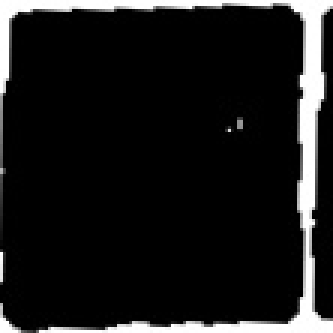
#> input picture phase1_digits/font_1/test_7/tile_0_1.jpg, 111 x 111 px, given in place of 6978422072_33ac92fe1a_b.jpg, which was not available (shown 3 times larger)
$ jupyter execute --allow-errors salama_phase1.ipynb   (shell and % lines are left out)   (text cells are left out)
#> lines starting #> are read from the running program, lines starting #| are printed output that depends on the picture; after the words box and inside, x2 and y2 are one past the last pixel; in counts of white or black regions, pixels touching at a corner belong together; pictures that were not available may be replaced by others from this repository, and a replacement may not be noted
[cell 1]
import cv2
import urllib
import numpy as np
import matplotlib.pyplot as plt

[cell 2]
# Switch between the following two samples if you want to see different examples
req = urllib.request.urlopen('https://live.staticflickr.com/8027/6978422072_33ac92fe1a_b.jpg')
# req = urllib.request.urlopen('https://sources.roboflow.com/dcbM99GUgvVCEMo4F2rq8vaVApB2/DSJGI2e7g77XqctWIGQG/original.jpg')
arr = np.asarray(bytearray(req.read()), dtype=np.uint8)
img = cv2.imdecode(arr, -1) # 'Load it as it is'
#> img is the input picture: shape (111, 111); min 0, max 255, mean 27.1
img_rgb = cv2.cvtColor(img, cv2.COLOR_BGR2RGB)

[cell 3]
plt.imshow(img_rgb);

[cell 4]
img_gray = cv2.cvtColor(img_rgb, cv2.COLOR_RGB2GRAY)
plt.imshow(img_gray, cmap="gray");

[cell 5]
img_gray_threshed = cv2.adaptiveThreshold(src=img_gray,
    maxValue=255,
    adaptiveMethod=cv2.ADAPTIVE_THRESH_GAUSSIAN_C,
    thresholdType=cv2.THRESH_BINARY_INV,
    blockSize=111,
    C=5
)
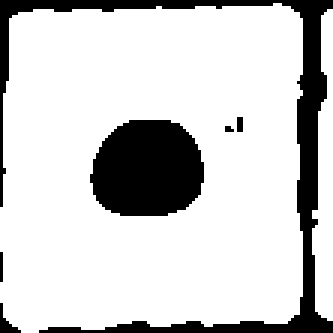
#> img_gray_threshed: shape (111, 111) (shown 3 times larger); 80.5% white; 6 black regions (3 under 20 px), largest, box (x1, y1, x2, y2) and area: (0, 0, 111, 111) 1350, (30, 40, 68, 72) 997, (0, 101, 7, 111) 27
plt.imshow(img_gray_threshed, cmap="gray");

[cell 6]
# Detect lines that are not smaller in length than:
minLineLength = min(img_gray_threshed.shape[0],img_gray_threshed.shape[1])/2
#> minLineLength = 55.5

lines = cv2.HoughLinesP(
    image=img_gray_threshed,
    rho=1,
    theta=np.pi/180,
    threshold=200,
    minLineLength=minLineLength,
    maxLineGap=17
)
#> lines = None

tmp_img = np.zeros_like(img_gray_threshed, dtype = np.uint8)
#> (the rest of this cell did not finish here and is left out)

[cell 7]
tmp_img2 = np.zeros_like(img_gray_threshed, dtype = np.uint16)

def angle_between_lines(line1, line2):
    l1x1, l1y1, l1x2, l1y2 = line1
    l2x1, l2y1, l2x2, l2y2 = line2
    a1 = np.rad2deg(np.arctan2(l1y2 - l1y1, l1x2 - l1x1))
    a2 = np.rad2deg(np.arctan2(l2y2 - l2y1, l2x2 - l2x1))
    return np.abs(a1 - a2)

def intersection_point(line1, line2):
    # https://en.wikipedia.org/wiki/Line%E2%80%93line_intersection
    l1x1, l1y1, l1x2, l1y2 = line1
    l2x1, l2y1, l2x2, l2y2 = line2
    nx = (l1x1*l1y2-l1y1*l1x2)*(l2x1-l2x2)-(l2x1*l2y2-l2y1*l2x2)*(l1x1-l1x2)
    ny = (l1x1*l1y2-l1y1*l1x2)*(l2y1-l2y2)-(l2x1*l2y2-l2y1*l2x2)*(l1y1-l1y2)
    d = (l1x1-l1x2)*(l2y1-l2y2)-(l1y1-l1y2)*(l2x1-l2x2)
    px = int(nx / d)
    py = int(ny / d)
    return (px, py)

def point_on_line(point, line):
    def distance(pfrom, pto): return np.sqrt((pfrom[0] - pto[0])**2 + (pfrom[1] - pto[1])**2)
    diff = distance(point, line[0:2]) + distance(point, line[2:4]) - distance(line[0:2], line[2:4])
    return np.abs(diff) < 75

intersections = []
#> (the rest of this cell did not finish here and is left out)

#> (a cell that did not finish here is left out)

[cell 9]
y, x = img_gray_threshed.shape
#> y = 111; x = 111
src_coords = np.float32([[0,0], [x,0], [x,y], [0,y]])
#> src_coords = [[0, 0], [111, 0], [111, 111], [0, 111]]
#> (the rest of this cell did not finish here and is left out)

#> (a cell that did not finish here is left out)

[cell 11]
def apply_closing(image):
    kernel = np.ones((5,5), np.uint8)  # Define a 3x3 kernel (adjust size as needed)
    closing = cv2.morphologyEx(image, cv2.MORPH_OPEN, kernel)
    return closing

[cell 12]
closed_tiles = []
#> (the rest of this cell did not finish here and is left out)

[cell 13]
len(closed_tiles)

[cell 14]
image = cv2.imread('digits/tile_0_0.jpg', cv2.IMREAD_GRAYSCALE)
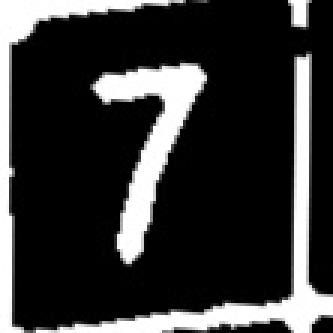
#> input picture phase1_digits/font_1/test_6/tile_0_0.jpg, 111 x 111 px, found by its file name (shown 3 times larger)
#> image is the input picture: shape (111, 111); min 0, max 255, mean 53.4

# Thresholding
_, thresh = cv2.threshold(image, 0, 255, cv2.THRESH_BINARY_INV + cv2.THRESH_OTSU)
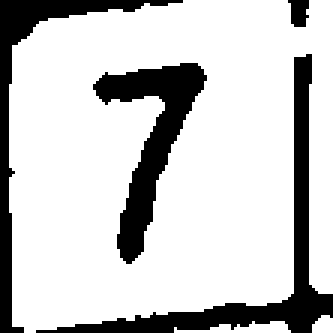
#> thresh: shape (111, 111) (shown 3 times larger); 79% white; 4 black regions, box (x1, y1, x2, y2) and area: (12, 18, 111, 111) 988, (31, 21, 69, 88) 848, (0, 0, 61, 111) 702, (96, 0, 103, 9) 49

# Define a set of template digits (0 to 9)
template_digits = []
for i in range(10):
    digit = cv2.imread(f'path/to/templates/{i}.png', cv2.IMREAD_GRAYSCALE)
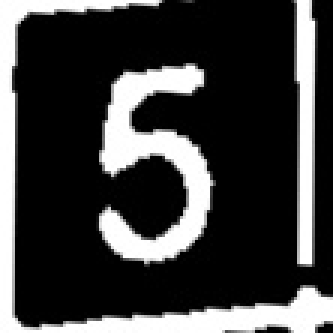
#> input picture phase1_digits/font_1/test_6/tile_2_0.jpg, 111 x 111 px, given in place of 0.png, which was not available (shown 3 times larger)
#> digit is the input picture: shape (111, 111); min 0, max 255, mean 63.2
    template_digits.append(digit)

# Match the digit in the image with template digits
matches = []
#> matches = []
#> (the rest of this cell did not finish here and is left out)
